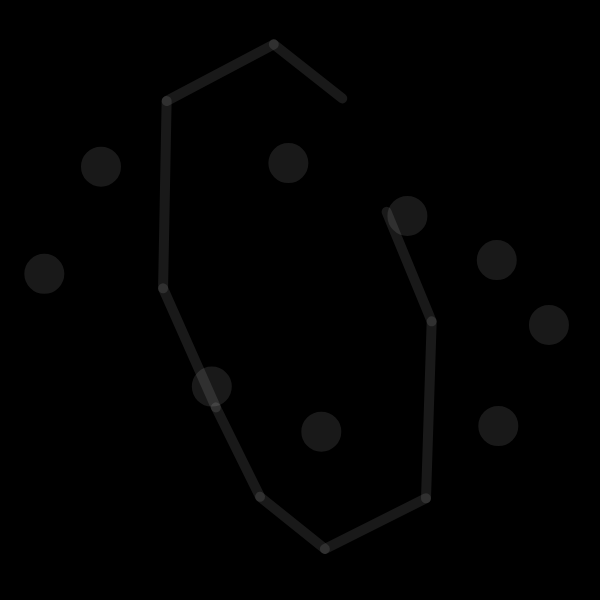
Frame 1 (no input)
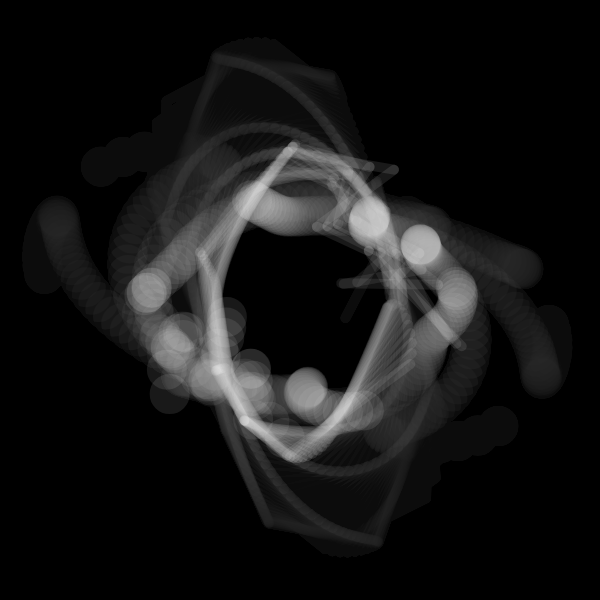
Frame 60 (no input)
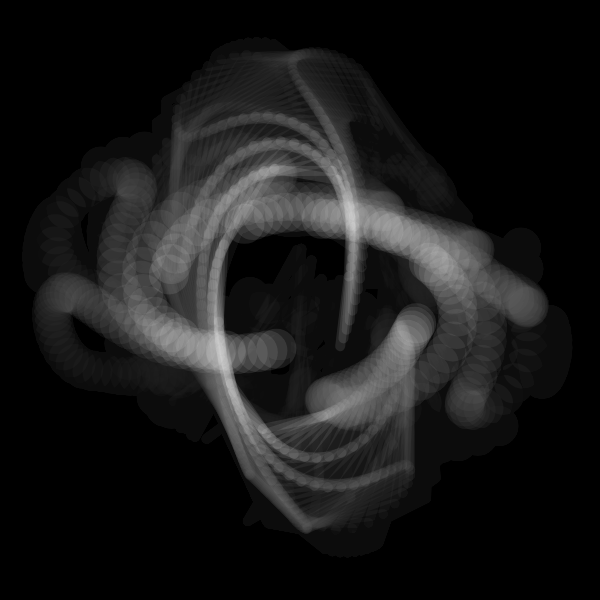
Frame 120 (the mouse pressed at the canvas centre since frame 60)

The p5.js sketch that drew these frames (run headless with seeded random() and noise() and a simulated clock; from frame 60 on, the mouse is pressed at the canvas centre):

// p5.js sketch
// ── sketch.js
let _aryLine = [];

let _minWidth;

function setObject() {
  _minWidth = min(width, height) * 0.8;
  strokeWeight(_minWidth/40);
  stroke(255);
  noFill();
  let numLine = 1;
  for (let i = 0; i < numLine; i++) {
    _aryLine[i] = new BendLine();
  }
}

function setup() {
  w = 600;
  var canvas;
    if(windowWidth>=600 && windowHeight >=600){
      canvas = createCanvas(600, 600);
    }
    else{
      canvas = createCanvas(windowWidth, windowHeight - 100);
    }

  var x = (windowWidth - width) / 2;
  var y = (windowHeight - height) / 2;

  canvas.position(x, y);
  background(0);
  setObject();
}



class BendLine {
  constructor() {
    this.r = _minWidth / 3;
    this.numPoints = 10;
    this.aryXy = [];
    for (let i = 0; i < this.numPoints; i++) {
      let ang = 2*PI / this.numPoints * i;
      this.aryXy[i] = createVector(this.r/2 * cos(ang), this.r * sin(ang));
    }
    
    this.numBend = 20;
    this.aryRParameter = [];
    for (let i = 0; i < this.numBend; i++) {
      this.aryRParameter[i] = [this.r / 10 * 1**i, random(8*PI), 2*PI / random(50, 200)];//[max, init, speed]
    }
    this.aryinitAngParameter = [];
    for (let i = 0; i < this.numBend; i++) {
      this.aryinitAngParameter[i] = [PI, random(PI), 2*PI / random(100, 500)];//[max, init, speed]
    }
    this.aryAngStep = [];
    for (let i = 0; i < this.numBend; i++) {
      this.aryAngStep[i] = PI / this.numPoints * int(random(2, i));
    }
    this.numCycle = 2;
  }
  update() {
    this.updateR();
    this.updateInitAng();
    this.newAryXy = this.aryXy;
    for (let i = 0; i < this.numBend; i++) {
      this.newAryXy = bend(this.newAryXy, this.aryR[i], this.aryinitAng[i], this.aryAngStep[i], this.numCycle);
    }
  }
  updateR() {
    this.aryR = [];
    for (let i = 0; i < this.aryRParameter.length; i++) {
      this.aryR[i] = this.aryRParameter[i][0] * (sin(this.aryRParameter[i][1] + this.aryRParameter[i][2] * frameCount));
    }
  }
  updateInitAng() {
    this.aryinitAng = [];
    for (let i = 0; i < this.aryinitAngParameter.length; i++) {
      this.aryinitAng[i] = this.aryinitAngParameter[i][1] + this.aryinitAngParameter[i][0] * (cos(this.aryinitAngParameter[i][2] * frameCount));
    }
  }
  draw() {
    beginShape();
    for (let i = 0; i < this.newAryXy.length-1; i++) {
      noFill();
  strokeWeight(20)
      // rect(this.newAryXy[i].y, this.newAryXy[i].x, 200, 100);
      // rect(this.newAryXy[i].x, this.newAryXy[i].y, 100, 200);

      ellipse(this.newAryXy[i].y, this.newAryXy[i].x, 20, 20)
      strokeWeight(10)

      line(this.newAryXy[i].x, this.newAryXy[i].y, this.newAryXy[i+1].x, this.newAryXy[i+1].y);
    }
    endShape(CLOSE);
  }
}

function bend(aryXy, r, initAng, angStep, numCycle) {
  let aryXy2 = aryXy;
  for (let j = 0; j < numCycle; j++) {
    let aryXyNew = [];
    for (let i = 0; i < aryXy2.length; i++) {
      let xy_1_2 = p5.Vector.sub(aryXy2[(i+1)%aryXy2.length], aryXy2[i]);
      let ang = initAng + angStep * i;
      xy_1_2.rotate(-PI).setMag(r * atan(ang));
      let xy = p5.Vector.add(aryXy2[i], xy_1_2);
      aryXyNew.push(xy);
    }
    aryXy2 = aryXyNew;
  }

  return aryXy2;
}

function draw() {
  background(0, 10);
  fill(50)
  stroke(255, 25)
  translate(width/2, height/2);
  for (let i = 0; i < _aryLine.length; i++) {
    _aryLine[i].update();
    _aryLine[i].draw();
  }
}
